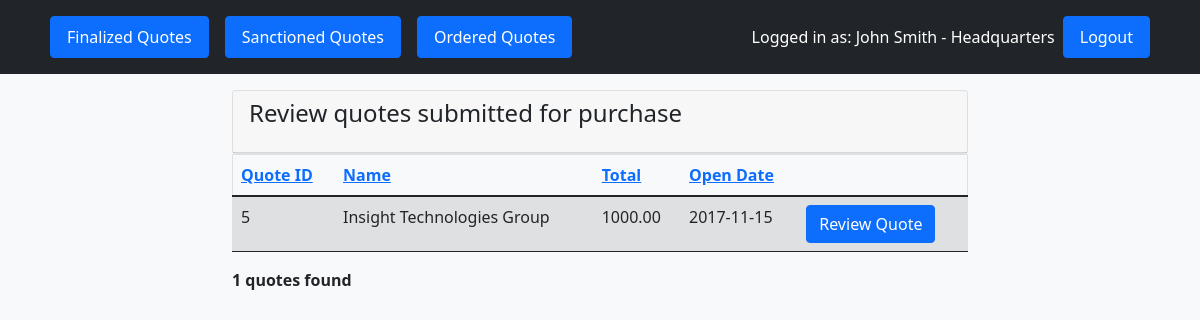
/html/quotes.php?type=ordered (signed in), run on the app's committed database.
### tables this page shows
CREATE TABLE Quotes (
	QuoteID INT PRIMARY KEY AUTO_INCREMENT,
	CustomerID INT NOT NULL,
    CustomerName VARCHAR(64) NOT NULL,
    City VARCHAR(32) NOT NULL,
    Street VARCHAR(32) NOT NULL,
    Contact VARCHAR(32) NOT NULL,
    Email VARCHAR(64) NOT NULL,
    EmployeeID INT NOT NULL,
    OrderStatus ENUM('open', 'finalized', 'sanctioned', 'ordered'),
    CommissionRate INT(2),
    OrderTotal DECIMAL(10, 2) DEFAULT 0.00,
    StartDate  DATE NOT NULL DEFAULT CURRENT_DATE(), 

    FOREIGN KEY(EmployeeID) REFERENCES Employees
);

### html/quotes.php (the view, shortened to what this page needs)
<!DOCTYPE html>
<html>
<?php
include 'header.php';
  switch($_SESSION['userType']){
      case 'Headquarters':
      $buttonText = "Sanction Quote";
      $headermsg =  "Sanction finalized quotes";
      if(isset($_GET['type']) && $_GET['type'] === 'ordered'){
        $buttonText = "Review Quote";
        $headermsg =  "Review quotes submitted for purchase";
        break;
      }
      break;
  }
  ?>
  <div class="container">
        <div class="row justify-content-center">
            <div class="col-md-8">
                <div class="card mt-3">
                    <div class="card-header">
                        <h4 class="mb-3"><?php echo "$headermsg"; ?></h4>
                    </div>
                  </div>
<?php
$db = connectdb();
$dbsql = "SELECT Quotes.QuoteID, Quotes.CustomerName, Quotes.OrderTotal, Quotes.StartDate FROM Quotes WHERE OrderStatus = ?;";
$statement = $db->prepare($dbsql);
$dbresult = $statement->execute([$_GET['type']]);
$dbrow = $statement->fetchAll(PDO::FETCH_ASSOC);
if($statement->rowCount() > 0){
    echo "<table class='table table-striped' border='1' id='quoteTable'>
    <thead>
      <tr>
        <th scope='col'><a href=\"javascript:sortTable('number', 0, 'quoteTable')\"> Quote ID </a> </th>
        <th scope='col'><a href=\"javascript:sortTable('string', 1, 'quoteTable')\"> Name </a> </th>
        <th scope='col'><a href=\"javascript:sortTable('number', 2, 'quoteTable')\"> Total </a> </th>
        <th scope='col'><a href=\"javascript:sortTable('string', 3, 'quoteTable')\"> Open Date </a> </th>
        <th scope='col'></th>
      </tr>
    </thead>"
    ;}
    echo "<tbody>";
    $quoteCount = 0;
    foreach($dbrow as $row){
        $quoteCount++;
      echo "<tr>";
        echo "<td> {$row['QuoteID'] } </td>" ;
        echo "<td> {$row['CustomerName'] } </td>" ;
        echo "<td> {$row['OrderTotal'] } </td>" ;
        echo "<td> {$row['StartDate'] } </td>";
        echo "<td><a href=\"quoteTemplate.php?quoteID={$row['QuoteID']}\" class='btn btn-primary'> $buttonText</a></td> ";
      echo "</tr>";
}
echo "</table>";
echo "<b>$quoteCount quotes found</b>";
?>
            </div>
        </div>
      </div>
  </body>
</html>

### data on the page
quotes: QuoteID "5", CustomerName "Insight Technologies Group", OrderTotal "1000.00", StartDate "2017-11-15"

### other printed values
$_SESSION['username'] "John Smith"
$_SESSION['userType'] "Headquarters"
$headermsg "Review quotes submitted for purchase"
$quoteCount "1"
